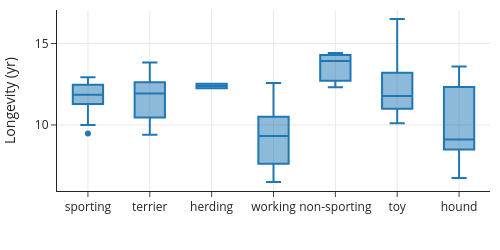

The code cell stored with this chart in its notebook:
### Markdown cell above
## When Not to Smooth

Smoothing and aggregating can help us see important features and relationships, but when we have only a handful of observations, smoothing techniques can be misleading.  With just a few observations, we prefer rug plots over histograms, box plots, and density curves, and we use scatter plots rather than smooth curves and density contours. This may seem obvious, but when we have a large amount of data, the amount of data in a subgroup can quickly dwindle. This phenomeon is an example of the _curse of dimensionality_.

One of the most common misuses of smoothing happens with box plots. As an example, here is a collection of seven box plots of longevity, one for each of seven types of dog breed:

### Code cell
px.box(dogs, x='group', y='longevity',
       labels={'group':"", 'longevity':"Longevity (yr)"},
       width=500, height=250).show()

### Figure 1 — Plotly figure (JSON) as saved in the notebook; plotly's stock layout.template omitted (floating-point values rounded to 4 significant figures)
{"data": [{"alignmentgroup": "True", "hovertemplate": "=%{x}<br>Longevity (yr)=%{y}<extra></extra>", "legendgroup": "", "marker": {"color": "#1F77B4"}, "name": "", "notched": false, "offsetgroup": "", "orientation": "v", "showlegend": false, "type": "box", "x": ["sporting", "terrier", "sporting", "sporting", "herding", "working", "non-sporting", "terrier", "toy", "sporting", "sporting", "sporting", "non-sporting", "sporting", "toy", "toy", "sporting", "sporting", "sporting", "non-sporting", "sporting", "toy", "terrier", "toy", "toy", "hound", "terrier", "herding", "sporting", "terrier", "working", "terrier", "terrier", "hound", "working", "hound", "hound", "terrier", "working", "hound", "working", "working", "working"], "x0": " ", "xaxis": "x", "y": [12.92, 13.84, 11.66, 12.5, 12.53, 12.58, 13.92, 11.81, 16.5, 12.54, 11.46, 12.42, 14.42, 12.04, 12.25, 13.2, 11.63, 12.04, 9.48, 12.31, 11.1, 11, 13.07, 10.1, 11.29, 13.58, 12.05, 12.25, 10, 12.17, 10, 10.69, 9.4, 11.92, 9.32, 9.1, 9.08, 10.21, 10.67, 6.75, 7.57, 6.5, 7.78], "y0": " ", "yaxis": "y"}], "layout": {"boxmode": "group", "height": 250, "legend": {"tracegroupgap": 0}, "width": 500, "xaxis": {"anchor": "y", "autorange": true, "domain": [0, 1], "range": [-0.5, 6.5], "title": {"text": ""}, "type": "category"}, "yaxis": {"anchor": "x", "autorange": true, "domain": [0, 1], "range": [5.944, 17.06], "title": {"text": "Longevity (yr)"}, "type": "linear"}}}
